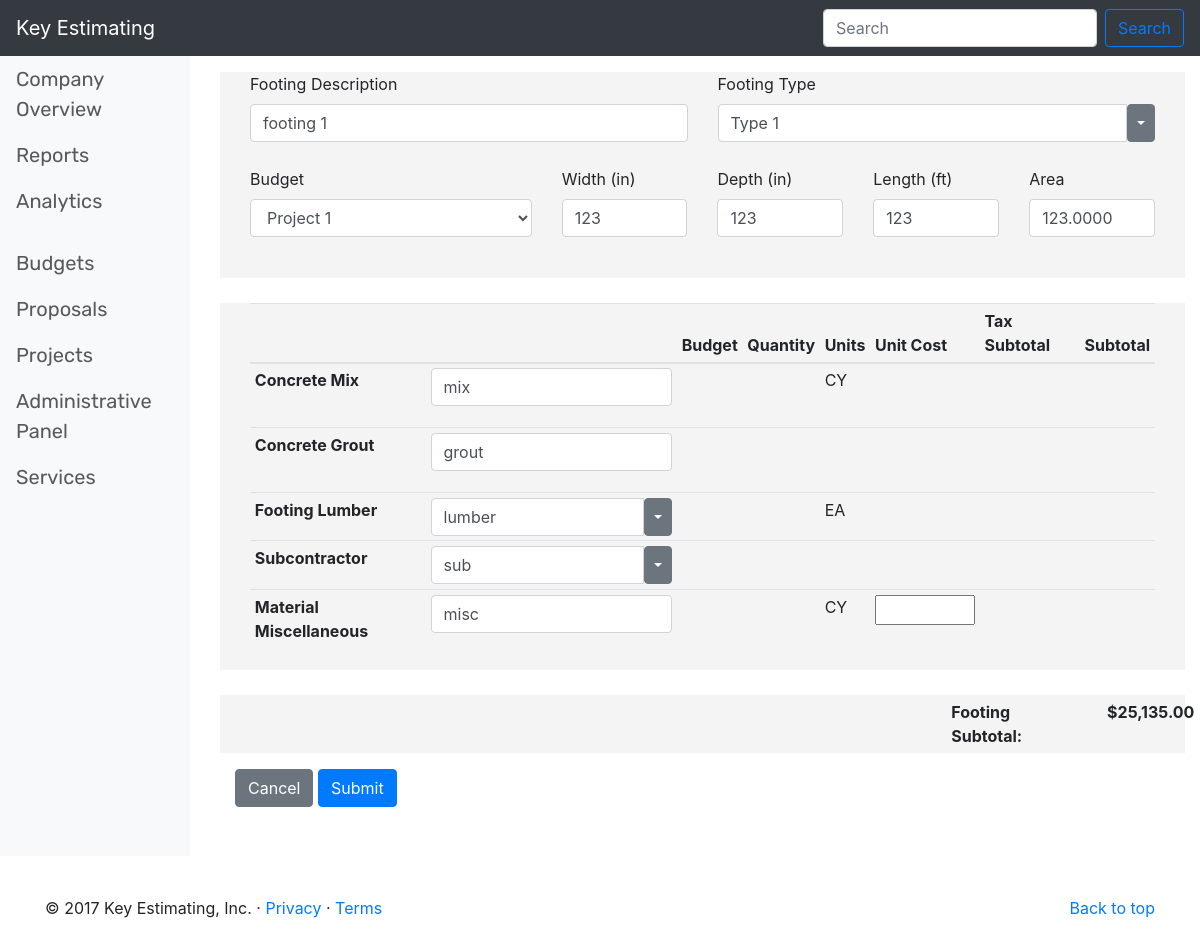
Screenshot of /templates/footing/edit/1 with the database file from the repository.
### WebApp/models.py (models this page shows, shortened)
class footings(models.Model):
    budget_id = models.ForeignKey(openBudgets, on_delete = models.CASCADE)
    footing_description = models.CharField(max_length = 255, unique = False)
    footing_type = models.CharField(max_length = 255, unique = False)
    footing_width = models.PositiveSmallIntegerField() #width in inches
    footing_depth = models.PositiveSmallIntegerField() #width in inches
    footing_length = models.PositiveSmallIntegerField() #width in feet
    footing_area = models.DecimalField(max_digits = 15, decimal_places = 4)
    footing_concrete_mix = models.CharField(max_length = 255, unique = False) #will eventually be a selection list populated from another table
    footing_concrete_grout = models.CharField(max_length = 255, unique = False) #will eventually be a selection list populated from another table
    footing_lumber = models.CharField(max_length = 255, unique = False) #will eventually be a selection list populated by another table
    footing_misc_materials = models.CharField(max_length = 255, unique = False) #will eventually be selection list populated by another table
    footing_subcontractor = models.CharField(max_length = 255, unique = False)
    class Meta:
        ordering = ['id']

### WebApp/views.py (the view)
# urls.py: url(r'^footing/edit/(?P<pk>\d+)$', views.footing_update, name='footing_edit'),
def footing_update(request, pk):
    footing = get_object_or_404(footings, pk = pk)
    form = NewFootingForm(request.POST or None, instance = footing)
    if form.is_valid():
        form.clean()
        form.save(commit=True)
        return redirect('new_budget_footings')
    return render(request, 'new_budget_insert_footing.html', {'form':form})

### WebApp/models.py (called while the page is built)
    def __str__(self):
        return self.project_name

### WebApp/templates/new_budget_insert_footing.html (shortened to what this page needs)
{% extends 'base.html' %}
{% block content %}
    <main role="main" class="col-sm-9 ml-sm-auto col-md-10 pt-3">
        <form action="" method="post">
            <div class="col-lg-12 insert_footing_styling">
                <div class= "col-lg-12 footings_update_form_box">
                    <div class="col-lg-6 input_test">
                        <label for="footing_description">Footing Description</label>
                        <div class="">
                            {{ form.footing_description }}
                        </div>
                    </div>
                    <div class="col-lg-6 input_test">
                        <label for="footing_description">Footing Type</label>
                        <div class="">
                            <div class="input-group">
                                {{ form.footing_type }}
                                <div class="input-group-btn">
                                    <button type="button" class="btn btn-secondary dropdown-toggle dropdown-toggle-split" data-toggle="dropdown" aria-haspopup="true" aria-expanded="false">
                                    </button>
                                </div>
                            </div>
                        </div>
                    </div>
                </div>
                <div class= "col-lg-12 footing-dimensions">
                    <div class="col-lg-4">
                        <label for="budget">Budget</label>
                        <div class="form-group">
                            {{ form.budget_id }}
                        </div>
                    </div>
                    <div class="col-lg-2">
                        <label for="footing-width">Width (in)</label>
                        <div class="form-group">
                            {{ form.footing_width }}
                        </div>
                    </div>
                    <div class="col-lg-2">
                        <label for="footing-width">Depth (in)</label>
                        <div class="form-group">
                            {{ form.footing_depth }}
                        </div>
                    </div>
                    <div class="col-lg-2">
                        <label for="footing-width">Length (ft)</label>
                        <div class="form-group">
                            {{ form.footing_length }}
                        </div>
                    </div>
                    <div class="col-lg-2">
                        <label for="footing-width">Area</label>
                        <div class="form-group">
                            {{ form.footing_area }}
                        </div>
                    </div>
                </div>
                <div class= "col-lg-12 footing-dimensions-botLeft">
                    <div class="col-lg-12 label_footing_input">
                        <table class="table table-sm">
                            <thead>
                            <tr>
                                <th scope="col"></th>
                                <th scope="col"></th>
                                <th scope="col">Budget</th>
                                <th scope="col">Quantity</th>
                                <th scope="col">Units</th>
                                <th scope="col">Unit Cost</th>
                                <th scope="col">Tax Subtotal</th>
                                <th scope="col">Subtotal</th>
                            </tr>
                            </thead>
                            <tbody>
                            <tr>
                                <th scope="row">Concrete Mix</th>
                                <td>
                                    <div class="form-group">
                                        {{ form.footing_concrete_mix }}
                                    </div>
                                </td>
                                <td></td>
                                <td></td>
                                <td>CY</td>
                                <td></td>
                                <td></td>
                                <td></td>
                            </tr>
                            <tr>
                                <th scope="row">Concrete Grout</th>
                                <td>
                                    <div class="form-group">
                                        {{ form.footing_concrete_grout }}
                                    </div>
                                </td>
                                <td></td>
                                <td></td>
                                <td></td>
                                <td></td>
                                <td></td>
                                <td></td>
                            </tr>
                            <tr>
                                <th scope="row">Footing Lumber</th>
                                <td>
                                    <div class="input-group">
                                        {{ form.footing_lumber }}
                                        <div class="input-group-btn">
                                            <button type="button" class="btn btn-secondary dropdown-toggle dropdown-toggle-split" data-toggle="dropdown" aria-haspopup="true" aria-expanded="false">
                                            </button>
                                        </div>
                                    </div>
                                </td>
                                <td></td>
                                <td></td>
                                <td>EA</td>
                                <td></td>
                                <td></td>
                                <td></td>
                            </tr>
                            <tr>
                                <th scope="row">Subcontractor</th>
                                <td>
                                    <div class="input-group">
                                        {{ form.footing_subcontractor }}
                                        <div class="input-group-btn">
                                            <button type="button" class="btn btn-secondary dropdown-toggle dropdown-toggle-split" data-toggle="dropdown" aria-haspopup="true" aria-expanded="false">
                                            </button>
                                        </div>
                                    </div>
                                </td>
                                <td></td>
                                <td></td>
                                <td></td>
                                <td></td>
                                <td></td>
                                <td></td>
                            </tr>
                            <tr>
                                <th scope="row">Material Miscellaneous</th>
                                <td>
                                    <div class="form-group">
                                        {{ form.footing_misc_materials }}
                                    </div>
                                </td>
                                <td></td>
                                <td></td>
                                <td>CY</td>
                                <td><input type="text" style="width: 100px;"></td>
                                <td></td>
                                <td></td>
                            </tr>
                            </tbody>
                        </table>
                    </div>
                </div>
                <div class= "col-lg-12 footing-dimensions-botLeft">
                    <div class="col-lg-9 add_padding"></div>
                    <div class="col-lg-2 add_padding">
                        <b>Footing Subtotal:</b>
                    </div>
                    <div class="col-lg-1 add_padding">
                        <b>$25,135.00</b>
                    </div>
                </div>
                <div class="col-lg-12 insert_footing_buttons">
                    <a href={% url 'new_budget_footings' %}<button type="button" class="btn btn-secondary">Cancel</a>
                    <input type="submit" class="btn btn-primary" value="Submit">
                </div>
            </div>
        </form>
    </main>
{% endblock %}

### WebApp/static/css/style.css (style rules this page uses)
.insert_footing_styling { height: 100vh; }
.footings_update_form_box { background-color: #F4F4F4; display: inline-flex; }
.input_test { background-color: #F4F4F4; padding-bottom: 25px; }
.footing-dimensions { background-color: #F4F4F4; display: inline-flex; padding-bottom: 25px; }
.footing-dimensions-botLeft { background-color: #F4F4F4; display: inline-flex; margin-top: 25px; }
.label_footing_input { display: inline-flex; }
.insert_footing_buttons { float: right; margin-top: 10px; }
.add_padding { padding-top: 5px; padding-bottom: 5px; }

### rows the page displays
footings: footing_description "footing 1", footing_type "Type 1", budget_id "Project 1", footing_width "123", footing_depth "123", footing_length "123", footing_area "123.0000", footing_concrete_mix "mix", footing_concrete_grout "grout", footing_lumber "lumber", footing_subcontractor "sub", footing_misc_materials "misc"
